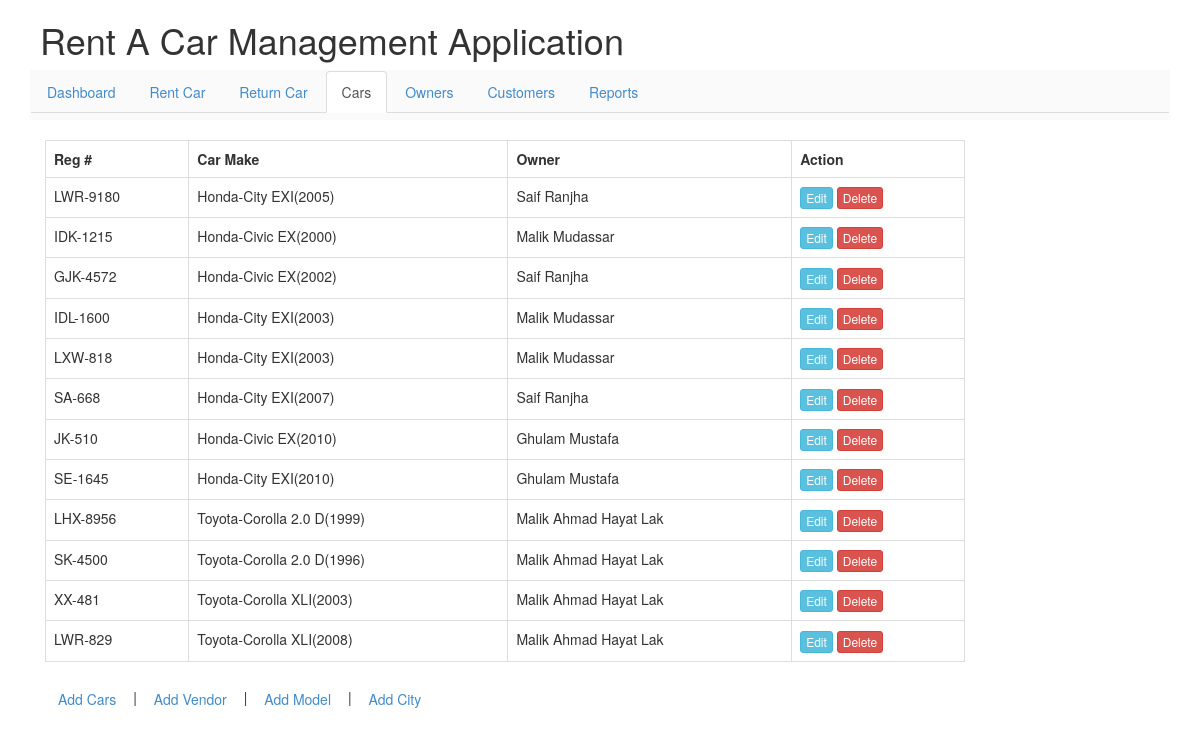
The app's page /cars.php with its own data.
### tables this page shows
CREATE TABLE IF NOT EXISTS `cars` (
  `id` int(5) NOT NULL AUTO_INCREMENT,
  `vendor` int(5) NOT NULL,
  `model` int(5) NOT NULL,
  `model_year` int(11) NOT NULL,
  `reg_city` int(5) NOT NULL,
  `reg_alias` varchar(3) NOT NULL,
  `reg_no` int(5) NOT NULL,
  `owner` int(5) NOT NULL,
  `pic` varchar(100) NOT NULL,
  PRIMARY KEY (`id`)
);

CREATE TABLE IF NOT EXISTS `vendor` (
  `id` int(5) NOT NULL AUTO_INCREMENT,
  `name` varchar(15) NOT NULL,
  PRIMARY KEY (`id`)
);

CREATE TABLE IF NOT EXISTS `model` (
  `id` int(5) NOT NULL AUTO_INCREMENT,
  `name` varchar(25) NOT NULL,
  `vendor` int(5) NOT NULL,
  PRIMARY KEY (`id`)
);

CREATE TABLE IF NOT EXISTS `owners` (
  `id` int(5) NOT NULL AUTO_INCREMENT,
  `name` varchar(100) NOT NULL,
  `fname` varchar(100) NOT NULL,
  `address` varchar(100) NOT NULL,
  `mobile` varchar(15) NOT NULL,
  `nic` bigint(15) NOT NULL,
  PRIMARY KEY (`id`)
);

### includes/functions.php (called while the page is built, shortened)
<?php
	function get_cars()
	{
		global $PDO;
		$PDO->setAttribute(PDO::ATTR_ERRMODE, PDO::ERRMODE_EXCEPTION);
		$st=$PDO->prepare('SELECT cars.id,cars.reg_alias,cars.reg_no,cars.model_year,vendor.name as vendor,model.name as 							model ,owners.name as owner from cars, vendor, model, owners where
							cars.vendor=vendor.id
							AND cars.model=model.id
							AND cars.owner=owners.id ');
		$data=$st->execute();
		$data=$st->fetchAll();
		return $data;
	}
?>

### cars.php (the view, shortened to what this page needs)
<?php
	include("includes/db.php");
	include("includes/functions.php");
	$data=get_cars();
?>
<!doctype html>
<html>
<head>
<?php include("includes/head-include.php"); ?>
</head>
<body>
	<div class="container">
    	<?php include 'includes/header.php';?>
        <div id="content" style="" class="col-lg-10">
        	<table class="table table-bordered table-hover table-responsive">
            	<tr>
                	<th>Reg # </th>
					<th>Car Make</th>
                    <th>Owner </th>
                    <th>Action</th>
                </tr>
                <?php foreach ($data as $row) {?>
                <tr>
                	<td><?php echo $row['reg_alias'].'-'.$row['reg_no']?></td>
                    <td><?php echo $row['vendor'].'-'.$row['model'].'('.$row['model_year'].')'?></td>
                    <td><?php echo $row['owner']?></td>
                    <td>
                    	<a class="btn btn-xs btn-info" href="edit_car.php?id=<?php echo $row['id']?>">Edit</a>
                        <a class="btn btn-xs btn-danger"href="del_car.php?id=<?php echo $row['id']?>">Delete</a>
                    </td>
                </tr>
                <?php }?>
            </table>
            <a href="add_car.php" class="btn btn-link" >Add Cars</a> |
         		<a href="add_vendor.php" class="btn btn-link">Add Vendor</a> |
        		<a href="add_model.php" class="btn btn-link">Add Model</a>  |
                <a href="add_city.php" class="btn btn-link">Add City</a>
        </div>
    </div>
</body>
</html>

### includes/head-include.php (shortened to what this page needs)
<link href="css/style.css" rel="stylesheet">
<link href="css/bootstrap.min.css" rel="stylesheet">

### includes/header.php
<header style="">
<h1>&nbsp;Rent A Car Management Application</h1>
<div  style="background: #fafafa;">
  <nav class="navbar nabvar-inverse">
    <ul class="nav nav-tabs ">
	  <?php if(basename($_SERVER['PHP_SELF'])=='dashboard.php'){?>
                <li class="active"><a href="dashboard.php">Dashboard</a></li>
      <?php }else{?>
                <li><a role="presentation" href="dashboard.php">Dashboard</a></li>
      <?php }?>
      <?php if(basename($_SERVER['PHP_SELF'])=='rentacar.php'){?>
                <li class="active"><a href="rentacar.php">Rent Car</a></li>
      <?php }else{?>
                <li><a role="presentation" href="rentacar.php">Rent Car</a></li>
      <?php }?>
      <?php if(basename($_SERVER['PHP_SELF'])=='returncar.php'){?>
                <li class="active"><a href="returncar.php">Return Car</a></li>
      <?php }else{?>
                <li><a role="presentation" href="returncar.php">Return Car</a></li>
      <?php }?>
      <?php if(basename($_SERVER['PHP_SELF'])=='cars.php' || basename($_SERVER['PHP_SELF'])=='add_car.php'){?>
                <li class="active"><a href="cars.php">Cars</a></li>
      <?php }else{?>
                <li><a role="presentation" href="cars.php">Cars</a></li>
      <?php }?>
      <?php if(basename($_SERVER['PHP_SELF'])=='owners.php' || basename($_SERVER['PHP_SELF'])=='add_owner.php'){?>
                <li class="active"><a href="owners.php">Owners</a></li>
      <?php }else{?>
                <li><a role="presentation" href="owners.php">Owners</a></li>
      <?php }?>
      <?php if(basename($_SERVER['PHP_SELF'])=='customers.php' || basename($_SERVER['PHP_SELF'])=='add_customers.php'){?>
                <li class="active"><a href="customers.php">Customers</a></li>
      <?php }else{?>
                <li><a role="presentation" href="customers.php">Customers</a></li>
      <?php }?>
      <?php if(basename($_SERVER['PHP_SELF'])=='reports.php'){?>
                <li class="active"><a href="reports.php">Reports</a></li>
      <?php }else{?>
                <li><a role="presentation" href="reports.php">Reports</a></li>
      <?php }?>
      </ul>
    </nav>
</div>
</header>

### records on screen
cars: reg_alias "LWR", reg_no "9180", vendor.name "Honda", model.name "City EXI", model_year "2005", owners.name "Saif Ranjha"
cars: reg_alias "IDK", reg_no "1215", vendor.name "Honda", model.name "Civic EX", model_year "2000", owners.name "Malik Mudassar"
cars: reg_alias "GJK", reg_no "4572", vendor.name "Honda", model.name "Civic EX", model_year "2002", owners.name "Saif Ranjha"
cars: reg_alias "IDL", reg_no "1600", vendor.name "Honda", model.name "City EXI", model_year "2003", owners.name "Malik Mudassar"
cars: reg_alias "LXW", reg_no "818", vendor.name "Honda", model.name "City EXI", model_year "2003", owners.name "Malik Mudassar"
cars: reg_alias "SA", reg_no "668", vendor.name "Honda", model.name "City EXI", model_year "2007", owners.name "Saif Ranjha"
cars: reg_alias "JK", reg_no "510", vendor.name "Honda", model.name "Civic EX", model_year "2010", owners.name "Ghulam Mustafa"
cars: reg_alias "SE", reg_no "1645", vendor.name "Honda", model.name "City EXI", model_year "2010", owners.name "Ghulam Mustafa"
cars: reg_alias "LHX", reg_no "8956", vendor.name "Toyota", model.name "Corolla 2.0 D", model_year "1999", owners.name "Malik Ahmad Hayat Lak"
cars: reg_alias "SK", reg_no "4500", vendor.name "Toyota", model.name "Corolla 2.0 D", model_year "1996", owners.name "Malik Ahmad Hayat Lak"
cars: reg_alias "XX", reg_no "481", vendor.name "Toyota", model.name "Corolla XLI", model_year "2003", owners.name "Malik Ahmad Hayat Lak"
cars: reg_alias "LWR", reg_no "829", vendor.name "Toyota", model.name "Corolla XLI", model_year "2008", owners.name "Malik Ahmad Hayat Lak"
